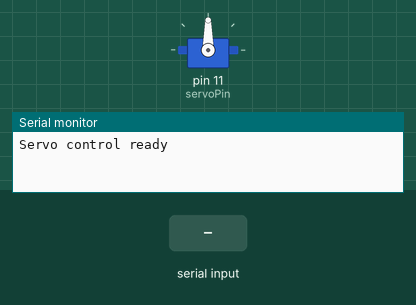
This sketch was run on a simulated Arduino Uno, built with avr-gcc and run on an emulated ATmega328P. Shown: servo, the last lines printed to the serial monitor. The inputs (shaded band) are chosen by the test bench.

Above: at 1.2 s.
1.3 s: "1" received over Serial
At 1.9 s:
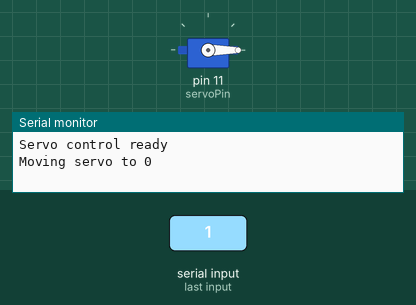
2.8 s: "2" received over Serial
At 4.2 s:
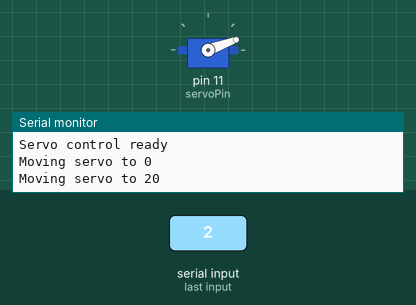
Timing chart, 0 to 5.8 s (numbered marks = the images above; inputs shaded):
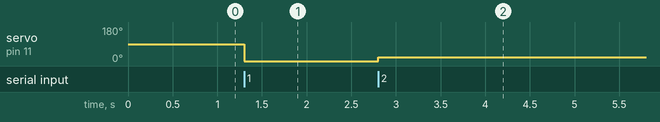

Measured:
- after the input at 1.3 s, servo on pin 11 (servoPin): 90° → 0° at once
- after the input at 2.8 s, servo on pin 11 (servoPin): 0° → 20° at once

The sketch:

test_servo.ino
```cpp
#include <Arduino.h>
#include <Servo.h>

Servo myServo;
const int servoPin = 11;

void setup() {
    myServo.attach(servoPin);
    Serial.begin(9600);
    Serial.println("Servo control ready");
}

void loop() {
    if (Serial.available()) {
        char val = Serial.read();
        if (val >= '1' && val <= '9') {
            int angle = (val - '1') * 20;
            Serial.print("Moving servo to ");
            Serial.println(angle);
            myServo.write(angle);
        }
    }
}
```
